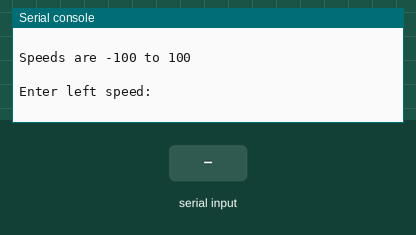
Recording of a program running on a simulated BBC micro:bit running MicroPython. Parts: the last lines printed to the serial console. The test bench sets the inputs (shaded band). No radio messages arrive unless stated (any console line starting 'radio sent:' is added by the test bench).

Above: at 2.2 s.
2.3 s: "5" typed at the serial console, then Enter
At 3.1 s:
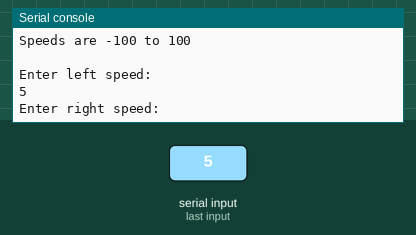
3.8 s: "90" typed at the serial console, then Enter
At 4.2 s:
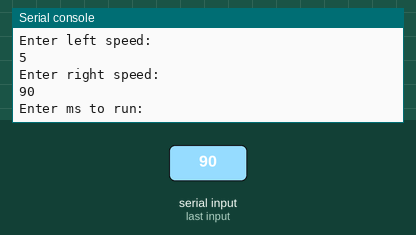
5.3 s: "200" typed at the serial console, then Enter
At 6.7 s:
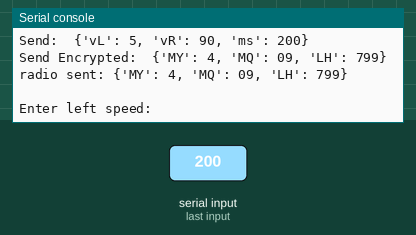

The program:

wirelessControllerStrengthened.py
```python
# wirelessControllerStrengthened.py

from microbit import *
import radio

radio.on()
radio.config(channel=3,length=64)

sleep(1000)

def scramble(text, encrypt):
    alpha = "ABCDEFGHIJKLMNOPQRSTUVWYXZ0123456789{},': "
    crypta = "RDNJOEGKZFAYLBXIWQHVTMSPCU9876543210{},': "
    result = ""

    if encrypt is False:
        temp = alpha
        alpha = crypta
        crypta = temp

    for letter in text:
        letter = letter.upper()
        index = alpha.find(letter)
        result = result + crypta[index]

    return result

''' Script starts from here... '''

print("\nSpeeds are -100 to 100\n")

while True:
    try:
        vL = int(input("Enter left speed: "))
        vR = int(input("Enter right speed: "))
        ms = int(input("Enter ms to run: "))

        dictionary = {  }
        dictionary['vL'] = vL
        dictionary['vR'] = vR
        dictionary['ms'] = ms

        packet = str(dictionary)

        print("Send: ", packet)
        packet = scramble(packet, True)
        print("Send Encrypted: ", packet)
        radio.send(packet)

        print()

    except:
        print("Error in value entered.")
        print("Please try again. \n")
```

Measured:
- after the input at 2.3 s, the serial console: prints a new line at once (image 1)
- after the input at 3.8 s, the serial console: prints a new line at once (image 2)
- after the input at 5.3 s, the serial console: prints a new line at once (image 3)
